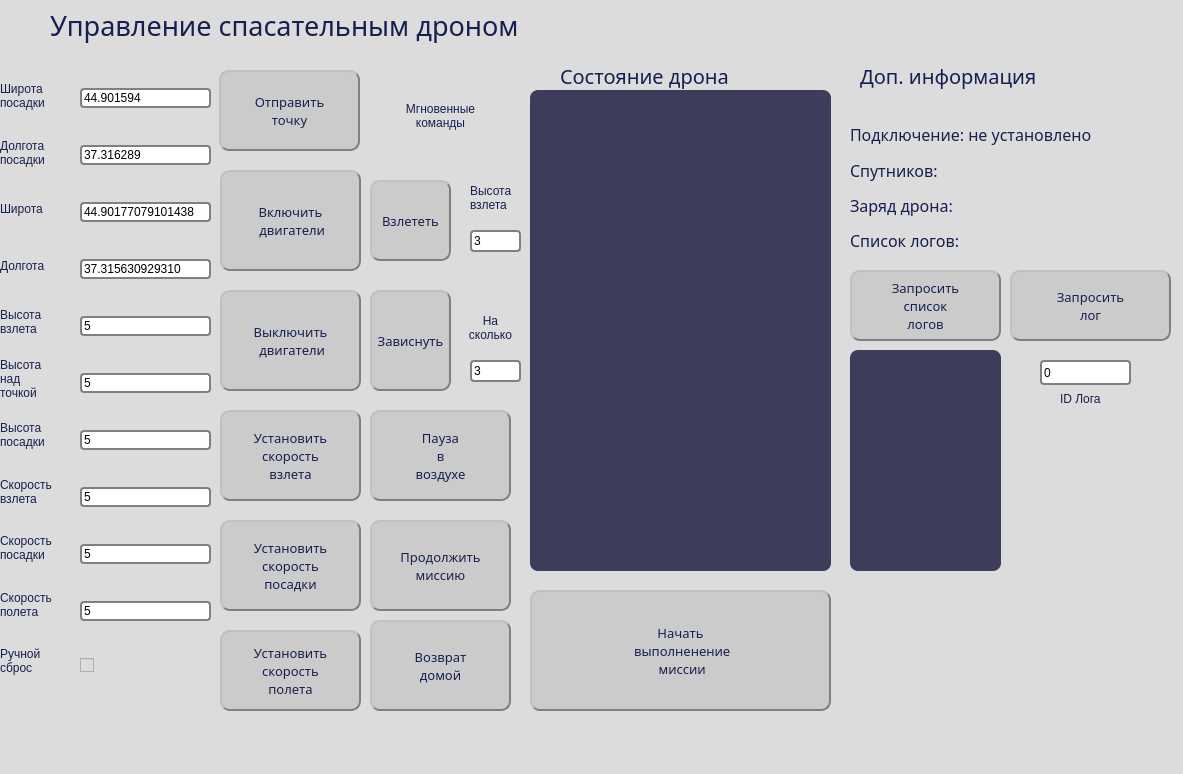
 <widget class="QMainWindow" name="MainWindow">
  <property name="geometry">
   <rect>
    <x>0</x>
    <y>0</y>
    <width>1183</width>
    <height>774</height>
   </rect>
  </property>
  <property name="windowTitle">
   <string>MainWindow</string>
  </property>
  <property name="styleSheet">
   <string notr="true">background-color:rgb(220, 220, 220);</string>
  </property>
  <widget class="QWidget" name="centralwidget">
   <widget class="QPushButton" name="Start">
    <property name="geometry">
     <rect>
      <x>530</x>
      <y>590</y>
      <width>301</width>
      <height>121</height>
     </rect>
    </property>
    <property name="font">
     <font>
      <family>Segoe UI Semibold</family>
      <pointsize>10</pointsize>
      <weight>50</weight>
      <italic>false</italic>
      <bold>false</bold>
     </font>
    </property>
    <property name="styleSheet">
     <string notr="true">QPushButton {
    background-color: rgb(203, 203, 203);
    border-style: outset;
    border-width: 2px;
    border-radius: 10px;
    border-color: gray;
	font: 10pt &quot;Segoe UI Semibold&quot;;
	color:rgb(23, 31, 79)
}
QPushButton::pressed {
    border-style: inset;
    
}
QPushButton::hover {
    
     background-color:rgb(156, 54, 55);
}</string>
    </property>
    <property name="text">
     <string>Начать 
 выполненение 
 миссии</string>
    </property>
   </widget>
   <widget class="QLabel" name="label_4">
    <property name="geometry">
     <rect>
      <x>560</x>
      <y>50</y>
      <width>241</width>
      <height>51</height>
     </rect>
    </property>
    <property name="font">
     <font>
      <family>Segoe UI Semibold</family>
      <pointsize>15</pointsize>
      <weight>50</weight>
      <italic>false</italic>
      <bold>false</bold>
     </font>
    </property>
    <property name="styleSheet">
     <string notr="true">QLabel{
font: 15pt &quot;Segoe UI Semibold&quot;;
	color:rgb(23, 31, 79)}</string>
    </property>
    <property name="text">
     <string>Состояние дрона</string>
    </property>
   </widget>
   <widget class="QLabel" name="label_5">
    <property name="geometry">
     <rect>
      <x>50</x>
      <y>0</y>
      <width>681</width>
      <height>51</height>
     </rect>
    </property>
    <property name="font">
     <font>
      <family>Segoe UI Semibold</family>
      <pointsize>20</pointsize>
      <weight>50</weight>
      <italic>false</italic>
      <bold>false</bold>
     </font>
    </property>
    <property name="styleSheet">
     <string notr="true">QLabel{
font: 20pt &quot;Segoe UI Semibold&quot;;
	color:rgb(23, 31, 79)}</string>
    </property>
    <property name="text">
     <string>Управление спасательным дроном</string>
    </property>
   </widget>
   <widget class="QLabel" name="label_6">
    <property name="geometry">
     <rect>
      <x>860</x>
      <y>50</y>
      <width>271</width>
      <height>51</height>
     </rect>
    </property>
    <property name="font">
     <font>
      <family>Segoe UI Semibold</family>
      <pointsize>15</pointsize>
      <weight>50</weight>
      <italic>false</italic>
      <bold>false</bold>
     </font>
    </property>
    <property name="styleSheet">
     <string notr="true">QLabel{
font: 15pt &quot;Segoe UI Semibold&quot;;
	color:rgb(23, 31, 79)}</string>
    </property>
    <property name="text">
     <string>Доп. информация</string>
    </property>
   </widget>
   <widget class="QLabel" name="log_list">
    <property name="geometry">
     <rect>
      <x>850</x>
      <y>350</y>
      <width>151</width>
      <height>221</height>
     </rect>
    </property>
    <property name="font">
     <font>
      <family>Yu Gothic UI Semibold</family>
      <pointsize>6</pointsize>
      <weight>75</weight>
      <bold>true</bold>
     </font>
    </property>
    <property name="styleSheet">
     <string notr="true">  QLabel {background-color: rgb(61, 60, 90);
border-radius: 8px;
color:rgb(164, 255, 16);
}</string>
    </property>
    <property name="text">
     <string/>
    </property>
    <property name="textFormat">
     <enum>Qt::AutoText</enum>
    </property>
    <property name="alignment">
     <set>Qt::AlignLeading|Qt::AlignLeft|Qt::AlignTop</set>
    </property>
   </widget>
   <widget class="QPushButton" name="log_request">
    <property name="geometry">
     <rect>
      <x>1010</x>
      <y>270</y>
      <width>161</width>
      <height>71</height>
     </rect>
    </property>
    <property name="font">
     <font>
      <family>Segoe UI Semibold</family>
      <pointsize>10</pointsize>
      <weight>50</weight>
      <italic>false</italic>
      <bold>false</bold>
     </font>
    </property>
    <property name="styleSheet">
     <string notr="true">QPushButton {
    background-color: rgb(203, 203, 203);
    border-style: outset;
    border-width: 2px;
    border-radius: 10px;
    border-color: gray;
	font: 10pt &quot;Segoe UI Semibold&quot;;
	color:rgb(23, 31, 79)
}
QPushButton::pressed {
    border-style: inset;
    
}
QPushButton::hover {
    
     background-color: rgb(158, 158, 158);
}</string>
    </property>
    <property name="text">
     <string>Запросить
лог</string>
    </property>
   </widget>
   <widget class="QLineEdit" name="log_id">
    <property name="geometry">
     <rect>
      <x>1040</x>
      <y>360</y>
      <width>91</width>
      <height>25</height>
     </rect>
    </property>
    <property name="styleSheet">
     <string notr="true">QLineEdit{background-color:rgb(255, 255, 255);
border-radius: 4px;
border:2px solid gray;
}</string>
    </property>
    <property name="text">
     <string>0</string>
    </property>
   </widget>
   <widget class="QLabel" name="label_11">
    <property name="geometry">
     <rect>
      <x>1060</x>
      <y>390</y>
      <width>81</width>
      <height>17</height>
     </rect>
    </property>
    <property name="styleSheet">
     <string notr="true">QLabel{
font: 9pt &quot;Segoe UI Semibold&quot;;
	color:rgb(23, 31, 79)}</string>
    </property>
    <property name="text">
     <string>ID Лога</string>
    </property>
   </widget>
   <widget class="QPushButton" name="log_list_request">
    <property name="geometry">
     <rect>
      <x>850</x>
      <y>270</y>
      <width>151</width>
      <height>71</height>
     </rect>
    </property>
    <property name="font">
     <font>
      <family>Segoe UI Semibold</family>
      <pointsize>10</pointsize>
      <weight>50</weight>
      <italic>false</italic>
      <bold>false</bold>
     </font>
    </property>
    <property name="styleSheet">
     <string notr="true">QPushButton {
    background-color: rgb(203, 203, 203);
    border-style: outset;
    border-width: 2px;
    border-radius: 10px;
    border-color: gray;
	font: 10pt &quot;Segoe UI Semibold&quot;;
	color:rgb(23, 31, 79)
}
QPushButton::pressed {
    border-style: inset;
    
}
QPushButton::hover {
    
     background-color: rgb(158, 158, 158);
}</string>
    </property>
    <property name="text">
     <string>Запросить
список
логов</string>
    </property>
   </widget>
   <widget class="QPlainTextEdit" name="status">
    <property name="geometry">
     <rect>
      <x>530</x>
      <y>90</y>
      <width>301</width>
      <height>481</height>
     </rect>
    </property>
    <property name="font">
     <font>
      <family>System</family>
      <pointsize>10</pointsize>
      <weight>75</weight>
      <bold>true</bold>
     </font>
    </property>
    <property name="styleSheet">
     <string notr="true">QPlainTextEdit {background-color: rgb(61, 60, 90);
color:rgb(164, 255, 16);
 border-radius: 8px;
}</string>
    </property>
    <property name="readOnly">
     <bool>true</bool>
    </property>
    <property name="plainText">
     <string/>
    </property>
   </widget>
   <widget class="QWidget" name="verticalLayoutWidget">
    <property name="geometry">
     <rect>
      <x>80</x>
      <y>50</y>
      <width>131</width>
      <height>661</height>
     </rect>
    </property>
    <layout class="QVBoxLayout" name="verticalLayout_2">
     <property name="spacing">
      <number>0</number>
     </property>
     <property name="topMargin">
      <number>1</number>
     </property>
     <property name="rightMargin">
      <number>0</number>
     </property>
     <property name="bottomMargin">
      <number>0</number>
     </property>
     <item>
      <widget class="QLineEdit" name="land_x">
       <property name="styleSheet">
        <string notr="true">QLineEdit{background-color:rgb(255, 255, 255);
border-radius: 4px;
border:2px solid gray;
}</string>
       </property>
       <property name="text">
        <string>44.901594</string>
       </property>
      </widget>
     </item>
     <item>
      <widget class="QLineEdit" name="land_y">
       <property name="styleSheet">
        <string notr="true">QLineEdit{background-color:rgb(255, 255, 255);
border-radius: 4px;
border:2px solid gray;
}</string>
       </property>
       <property name="text">
        <string>37.316289</string>
       </property>
      </widget>
     </item>
     <item>
      <widget class="QLineEdit" name="attitude">
       <property name="styleSheet">
        <string notr="true">QLineEdit{background-color:rgb(255, 255, 255);
border-radius: 4px;
border:2px solid gray;
}</string>
       </property>
       <property name="text">
        <string>44.90177079101438</string>
       </property>
      </widget>
     </item>
     <item>
      <widget class="QLineEdit" name="longtitude">
       <property name="styleSheet">
        <string notr="true">QLineEdit{background-color:rgb(255, 255, 255);
border-radius: 4px;
border:2px solid gray;
}</string>
       </property>
       <property name="text">
        <string>37.315630929310</string>
       </property>
      </widget>
     </item>
     <item>
      <widget class="QLineEdit" name="height_takeoff">
       <property name="styleSheet">
        <string notr="true">QLineEdit{background-color:rgb(255, 255, 255);
border-radius: 4px;
border:2px solid gray;
}</string>
       </property>
       <property name="text">
        <string>5</string>
       </property>
      </widget>
     </item>
     <item>
      <widget class="QLineEdit" name="height_point">
       <property name="styleSheet">
        <string notr="true">QLineEdit{background-color:rgb(255, 255, 255);
border-radius: 4px;
border:2px solid gray;
}</string>
       </property>
       <property name="text">
        <string>5</string>
       </property>
      </widget>
     </item>
     <item>
      <widget class="QLineEdit" name="height_land">
       <property name="styleSheet">
        <string notr="true">QLineEdit{background-color:rgb(255, 255, 255);
border-radius: 4px;
border:2px solid gray;
}</string>
       </property>
       <property name="text">
        <string>5</string>
       </property>
      </widget>
     </item>
     <item>
      <widget class="QLineEdit" name="takeoff_speed">
       <property name="styleSheet">
        <string notr="true">QLineEdit{background-color:rgb(255, 255, 255);
border-radius: 4px;
border:2px solid gray;
}</string>
       </property>
       <property name="text">
        <string>5</string>
       </property>
      </widget>
     </item>
     <item>
      <widget class="QLineEdit" name="land_speed">
       <property name="styleSheet">
        <string notr="true">QLineEdit{background-color:rgb(255, 255, 255);
border-radius: 4px;
border:2px solid gray;
}</string>
       </property>
       <property name="text">
        <string>5</string>
       </property>
      </widget>
     </item>
     <item>
      <widget class="QLineEdit" name="fly_speed">
       <property name="styleSheet">
        <string notr="true">QLineEdit{background-color:rgb(255, 255, 255);
border-radius: 4px;
border:2px solid gray;
}</string>
       </property>
       <property name="text">
        <string>5</string>
       </property>
      </widget>
     </item>
     <item>
      <widget class="QCheckBox" name="manual_drop">
       <property name="layoutDirection">
        <enum>Qt::LeftToRight</enum>
       </property>
       <property name="text">
        <string/>
       </property>
      </widget>
     </item>
    </layout>
   </widget>
   <widget class="QPushButton" name="SendPoint">
    <property name="geometry">
     <rect>
      <x>219</x>
      <y>70</y>
      <width>141</width>
      <height>81</height>
     </rect>
    </property>
    <property name="font">
     <font>
      <family>Segoe UI Semibold</family>
      <pointsize>10</pointsize>
      <weight>50</weight>
      <italic>false</italic>
      <bold>false</bold>
     </font>
    </property>
    <property name="styleSheet">
     <string notr="true">QPushButton {
    background-color: rgb(203, 203, 203);
    border-style: outset;
    border-width: 2px;
    border-radius: 10px;
    border-color: gray;
	font: 10pt &quot;Segoe UI Semibold&quot;;
	color:rgb(23, 31, 79)
}
QPushButton::pressed {
    border-style: inset;
    
}
QPushButton::hover {
    
     background-color: rgb(158, 158, 158);
}</string>
    </property>
    <property name="text">
     <string>Отправить
точку</string>
    </property>
   </widget>
   <widget class="QWidget" name="verticalLayoutWidget_3">
    <property name="geometry">
     <rect>
      <x>850</x>
      <y>120</y>
      <width>311</width>
      <height>135</height>
     </rect>
    </property>
    <layout class="QVBoxLayout" name="verticalLayout_4">
     <item>
      <widget class="QLabel" name="connection">
       <property name="font">
        <font>
         <family>Segoe UI Semibold</family>
         <pointsize>12</pointsize>
         <weight>50</weight>
         <italic>false</italic>
         <bold>false</bold>
        </font>
       </property>
       <property name="styleSheet">
        <string notr="true">QLabel{
font: 12pt &quot;Segoe UI Semibold&quot;;
	color:rgb(23, 31, 79)}</string>
       </property>
       <property name="text">
        <string>Подключение: не установлено</string>
       </property>
      </widget>
     </item>
     <item>
      <widget class="QLabel" name="sattelites">
       <property name="font">
        <font>
         <family>Segoe UI Semibold</family>
         <pointsize>12</pointsize>
         <weight>50</weight>
         <italic>false</italic>
         <bold>false</bold>
        </font>
       </property>
       <property name="styleSheet">
        <string notr="true">QLabel{
font: 12pt &quot;Segoe UI Semibold&quot;;
	color:rgb(23, 31, 79)}</string>
       </property>
       <property name="text">
        <string>Спутников:</string>
       </property>
      </widget>
     </item>
     <item>
      <widget class="QLabel" name="battery">
       <property name="font">
        <font>
         <family>Segoe UI Semibold</family>
         <pointsize>12</pointsize>
         <weight>50</weight>
         <italic>false</italic>
         <bold>false</bold>
        </font>
       </property>
       <property name="styleSheet">
        <string notr="true">QLabel{
font: 12pt &quot;Segoe UI Semibold&quot;;
	color:rgb(23, 31, 79)}</string>
       </property>
       <property name="text">
        <string>Заряд дрона:</string>
       </property>
      </widget>
     </item>
     <item>
      <widget class="QLabel" name="logs">
       <property name="font">
        <font>
         <family>Segoe UI Semibold</family>
         <pointsize>12</pointsize>
         <weight>50</weight>
         <italic>false</italic>
         <bold>false</bold>
        </font>
       </property>
       <property name="styleSheet">
        <string notr="true">QLabel{
font: 12pt &quot;Segoe UI Semibold&quot;;
	color:rgb(23, 31, 79)}</string>
       </property>
       <property name="text">
        <string>Список логов:</string>
       </property>
      </widget>
     </item>
    </layout>
   </widget>
   <widget class="QPushButton" name="set_takeoff_speed">
    <property name="geometry">
     <rect>
      <x>220</x>
      <y>410</y>
      <width>141</width>
      <height>91</height>
     </rect>
    </property>
    <property name="font">
     <font>
      <family>Segoe UI Semibold</family>
      <pointsize>10</pointsize>
      <weight>50</weight>
      <italic>false</italic>
      <bold>false</bold>
     </font>
    </property>
    <property name="styleSheet">
     <string notr="true">QPushButton {
    background-color: rgb(203, 203, 203);
    border-style: outset;
    border-width: 2px;
    border-radius: 10px;
    border-color: gray;
	font: 10pt &quot;Segoe UI Semibold&quot;;
	color:rgb(23, 31, 79)
}
QPushButton::pressed {
    border-style: inset;
    
}
QPushButton::hover {
    
     background-color: rgb(158, 158, 158);
}</string>
    </property>
    <property name="text">
     <string>Установить
скорость
взлета</string>
    </property>
   </widget>
   <widget class="QPushButton" name="set_land_speed">
    <property name="geometry">
     <rect>
      <x>220</x>
      <y>520</y>
      <width>141</width>
      <height>91</height>
     </rect>
    </property>
    <property name="font">
     <font>
      <family>Segoe UI Semibold</family>
      <pointsize>10</pointsize>
      <weight>50</weight>
      <italic>false</italic>
      <bold>false</bold>
     </font>
    </property>
    <property name="styleSheet">
     <string notr="true">QPushButton {
    background-color: rgb(203, 203, 203);
    border-style: outset;
    border-width: 2px;
    border-radius: 10px;
    border-color: gray;
	font: 10pt &quot;Segoe UI Semibold&quot;;
	color:rgb(23, 31, 79)
}
QPushButton::pressed {
    border-style: inset;
    
}
QPushButton::hover {
    
     background-color: rgb(158, 158, 158);
}</string>
    </property>
    <property name="text">
     <string>Установить
скорость
посадки</string>
    </property>
   </widget>
   <widget class="QPushButton" name="set_fly_speed">
    <property name="geometry">
     <rect>
      <x>220</x>
      <y>630</y>
      <width>141</width>
      <height>81</height>
     </rect>
    </property>
    <property name="font">
     <font>
      <family>Segoe UI Semibold</family>
      <pointsize>10</pointsize>
      <weight>50</weight>
      <italic>false</italic>
      <bold>false</bold>
     </font>
    </property>
    <property name="styleSheet">
     <string notr="true">QPushButton {
    background-color: rgb(203, 203, 203);
    border-style: outset;
    border-width: 2px;
    border-radius: 10px;
    border-color: gray;
	font: 10pt &quot;Segoe UI Semibold&quot;;
	color:rgb(23, 31, 79)
}
QPushButton::pressed {
    border-style: inset;
    
}
QPushButton::hover {
    
     background-color: rgb(158, 158, 158);
}</string>
    </property>
    <property name="text">
     <string>Установить
скорость
полета</string>
    </property>
   </widget>
   <widget class="QPushButton" name="Disarm">
    <property name="geometry">
     <rect>
      <x>220</x>
      <y>290</y>
      <width>141</width>
      <height>101</height>
     </rect>
    </property>
    <property name="font">
     <font>
      <family>Segoe UI Semibold</family>
      <pointsize>10</pointsize>
      <weight>50</weight>
      <italic>false</italic>
      <bold>false</bold>
     </font>
    </property>
    <property name="styleSheet">
     <string notr="true">QPushButton {
    background-color: rgb(203, 203, 203);
    border-style: outset;
    border-width: 2px;
    border-radius: 10px;
    border-color: gray;
	font: 10pt &quot;Segoe UI Semibold&quot;;
	color:rgb(23, 31, 79)
}
QPushButton::pressed {
    border-style: inset;
    
}
QPushButton::hover {
    
     background-color: rgb(158, 158, 158);
}</string>
    </property>
    <property name="text">
     <string>Выключить 
 двигатели</string>
    </property>
   </widget>
   <widget class="QPushButton" name="Arm">
    <property name="geometry">
     <rect>
      <x>220</x>
      <y>170</y>
      <width>141</width>
      <height>101</height>
     </rect>
    </property>
    <property name="font">
     <font>
      <family>Segoe UI Semibold</family>
      <pointsize>10</pointsize>
      <weight>50</weight>
      <italic>false</italic>
      <bold>false</bold>
     </font>
    </property>
    <property name="styleSheet">
     <string notr="true">QPushButton {
    background-color: rgb(203, 203, 203);
    border-style: outset;
    border-width: 2px;
    border-radius: 10px;
    border-color: gray;
	font: 10pt &quot;Segoe UI Semibold&quot;;
	color:rgb(23, 31, 79)
}
QPushButton::pressed {
    border-style: inset;
    
}
QPushButton::hover {
    
     background-color: rgb(158, 158, 158);
}</string>
    </property>
    <property name="text">
     <string>Включить 
 двигатели</string>
    </property>
   </widget>
   <widget class="QLabel" name="label_15">
    <property name="geometry">
     <rect>
      <x>970</x>
      <y>540</y>
      <width>201</width>
      <height>211</height>
     </rect>
    </property>
    <property name="accessibleName">
     <string/>
    </property>
    <property name="styleSheet">
     <string notr="true">QLabel{background-image:url(ipu.png);}</string>
    </property>
    <property name="text">
     <string/>
    </property>
    <property name="pixmap">
     <pixmap>C:/Users/kokak/Desktop/build-anapa_drone_gui-Desktop_Qt_5_12_8_MinGW_64_bit-Debug/debug/ipu.png</pixmap>
    </property>
   </widget>
   <widget class="QWidget" name="verticalLayoutWidget_2">
    <property name="geometry">
     <rect>
      <x>0</x>
      <y>50</y>
      <width>71</width>
      <height>661</height>
     </rect>
    </property>
    <layout class="QVBoxLayout" name="verticalLayout">
     <property name="spacing">
      <number>0</number>
     </property>
     <property name="topMargin">
      <number>18</number>
     </property>
     <property name="bottomMargin">
      <number>22</number>
     </property>
     <item>
      <widget class="QLabel" name="label_7">
       <property name="styleSheet">
        <string notr="true">QLabel{
font: 9pt &quot;Segoe UI Semibold&quot;;
	color:rgb(23, 31, 79)}</string>
       </property>
       <property name="text">
        <string>Широта
посадки</string>
       </property>
      </widget>
     </item>
     <item>
      <widget class="QLabel" name="label_8">
       <property name="styleSheet">
        <string notr="true">QLabel{
font: 9pt &quot;Segoe UI Semibold&quot;;
	color:rgb(23, 31, 79)}</string>
       </property>
       <property name="text">
        <string>Долгота
посадки</string>
       </property>
      </widget>
     </item>
     <item>
      <widget class="QLabel" name="label">
       <property name="styleSheet">
        <string notr="true">QLabel{
font: 9pt &quot;Segoe UI Semibold&quot;;
	color:rgb(23, 31, 79)}</string>
       </property>
       <property name="text">
        <string>Широта</string>
       </property>
      </widget>
     </item>
     <item>
      <widget class="QLabel" name="label_2">
       <property name="styleSheet">
        <string notr="true">QLabel{
font: 9pt &quot;Segoe UI Semibold&quot;;
	color:rgb(23, 31, 79)}</string>
       </property>
       <property name="text">
        <string>Долгота</string>
       </property>
      </widget>
     </item>
     <item>
      <widget class="QLabel" name="label_3">
       <property name="styleSheet">
        <string notr="true">QLabel{
font: 9pt &quot;Segoe UI Semibold&quot;;
	color:rgb(23, 31, 79)}</string>
       </property>
       <property name="text">
        <string>Высота
взлета</string>
       </property>
      </widget>
     </item>
     <item>
      <widget class="QLabel" name="label_9">
       <property name="styleSheet">
        <string notr="true">QLabel{
font: 9pt &quot;Segoe UI Semibold&quot;;
	color:rgb(23, 31, 79)}</string>
       </property>
       <property name="text">
        <string>Высота
над
точкой</string>
       </property>
      </widget>
     </item>
     <item>
      <widget class="QLabel" name="label_10">
       <property name="styleSheet">
        <string notr="true">QLabel{
font: 9pt &quot;Segoe UI Semibold&quot;;
	color:rgb(23, 31, 79)}</string>
       </property>
       <property name="text">
        <string>Высота
посадки</string>
       </property>
      </widget>
     </item>
     <item>
      <widget class="QLabel" name="label_12">
       <property name="styleSheet">
        <string notr="true">QLabel{
font: 9pt &quot;Segoe UI Semibold&quot;;
	color:rgb(23, 31, 79)}</string>
       </property>
       <property name="text">
        <string>Скорость
взлета</string>
       </property>
      </widget>
     </item>
     <item>
      <widget class="QLabel" name="label_13">
       <property name="styleSheet">
        <string notr="true">QLabel{
font: 9pt &quot;Segoe UI Semibold&quot;;
	color:rgb(23, 31, 79)}</string>
       </property>
       <property name="text">
        <string>Скорость
посадки</string>
       </property>
      </widget>
     </item>
     <item>
      <widget class="QLabel" name="label_14">
       <property name="styleSheet">
        <string notr="true">QLabel{
font: 9pt &quot;Segoe UI Semibold&quot;;
	color:rgb(23, 31, 79)}</string>
       </property>
       <property name="text">
        <string>Скорость
полета</string>
       </property>
      </widget>
     </item>
     <item>
      <widget class="QLabel" name="label_16">
       <property name="styleSheet">
        <string notr="true">QLabel{
font: 9pt &quot;Segoe UI Semibold&quot;;
	color:rgb(23, 31, 79)}</string>
       </property>
       <property name="text">
        <string>Ручной
сброс</string>
       </property>
      </widget>
     </item>
    </layout>
   </widget>
   <widget class="QPushButton" name="takeoff">
    <property name="geometry">
     <rect>
      <x>370</x>
      <y>180</y>
      <width>81</width>
      <height>81</height>
     </rect>
    </property>
    <property name="font">
     <font>
      <family>Segoe UI Semibold</family>
      <pointsize>10</pointsize>
      <weight>50</weight>
      <italic>false</italic>
      <bold>false</bold>
     </font>
    </property>
    <property name="styleSheet">
     <string notr="true">QPushButton {
    background-color: rgb(203, 203, 203);
    border-style: outset;
    border-width: 2px;
    border-radius: 10px;
    border-color: gray;
	font: 10pt &quot;Segoe UI Semibold&quot;;
	color:rgb(23, 31, 79)
}
QPushButton::pressed {
    border-style: inset;
    
}
QPushButton::hover {
    
     background-color: rgb(158, 158, 158);
}</string>
    </property>
    <property name="text">
     <string>Взлететь</string>
    </property>
   </widget>
   <widget class="QPushButton" name="Hold_time">
    <property name="geometry">
     <rect>
      <x>370</x>
      <y>290</y>
      <width>81</width>
      <height>101</height>
     </rect>
    </property>
    <property name="font">
     <font>
      <family>Segoe UI Semibold</family>
      <pointsize>10</pointsize>
      <weight>50</weight>
      <italic>false</italic>
      <bold>false</bold>
     </font>
    </property>
    <property name="styleSheet">
     <string notr="true">QPushButton {
    background-color: rgb(203, 203, 203);
    border-style: outset;
    border-width: 2px;
    border-radius: 10px;
    border-color: gray;
	font: 10pt &quot;Segoe UI Semibold&quot;;
	color:rgb(23, 31, 79)
}
QPushButton::pressed {
    border-style: inset;
    
}
QPushButton::hover {
    
     background-color: rgb(158, 158, 158);
}</string>
    </property>
    <property name="text">
     <string>Зависнуть</string>
    </property>
   </widget>
   <widget class="QPushButton" name="Pause">
    <property name="geometry">
     <rect>
      <x>370</x>
      <y>410</y>
      <width>141</width>
      <height>91</height>
     </rect>
    </property>
    <property name="font">
     <font>
      <family>Segoe UI Semibold</family>
      <pointsize>10</pointsize>
      <weight>50</weight>
      <italic>false</italic>
      <bold>false</bold>
     </font>
    </property>
    <property name="styleSheet">
     <string notr="true">QPushButton {
    background-color: rgb(203, 203, 203);
    border-style: outset;
    border-width: 2px;
    border-radius: 10px;
    border-color: gray;
	font: 10pt &quot;Segoe UI Semibold&quot;;
	color:rgb(23, 31, 79)
}
QPushButton::pressed {
    border-style: inset;
    
}
QPushButton::hover {
    
     background-color: rgb(158, 158, 158);
}</string>
    </property>
    <property name="text">
     <string>Пауза
в
воздухе</string>
    </property>
   </widget>
   <widget class="QPushButton" name="return_to_home">
    <property name="geometry">
     <rect>
      <x>370</x>
      <y>620</y>
      <width>141</width>
      <height>91</height>
     </rect>
    </property>
    <property name="font">
     <font>
      <family>Segoe UI Semibold</family>
      <pointsize>10</pointsize>
      <weight>50</weight>
      <italic>false</italic>
      <bold>false</bold>
     </font>
    </property>
    <property name="styleSheet">
     <string notr="true">QPushButton {
    background-color: rgb(203, 203, 203);
    border-style: outset;
    border-width: 2px;
    border-radius: 10px;
    border-color: gray;
	font: 10pt &quot;Segoe UI Semibold&quot;;
	color:rgb(23, 31, 79)
}
QPushButton::pressed {
    border-style: inset;
    
}
QPushButton::hover {
    
     background-color: rgb(158, 158, 158);
}</string>
    </property>
    <property name="text">
     <string>Возврат
домой</string>
    </property>
   </widget>
   <widget class="QLineEdit" name="takeoff_height">
    <property name="geometry">
     <rect>
      <x>470</x>
      <y>230</y>
      <width>51</width>
      <height>22</height>
     </rect>
    </property>
    <property name="styleSheet">
     <string notr="true">QLineEdit{background-color:rgb(255, 255, 255);
border-radius: 4px;
border:2px solid gray;
}</string>
    </property>
    <property name="text">
     <string>3</string>
    </property>
   </widget>
   <widget class="QLabel" name="label_17">
    <property name="geometry">
     <rect>
      <x>470</x>
      <y>170</y>
      <width>51</width>
      <height>56</height>
     </rect>
    </property>
    <property name="styleSheet">
     <string notr="true">QLabel{
font: 9pt &quot;Segoe UI Semibold&quot;;
	color:rgb(23, 31, 79)}</string>
    </property>
    <property name="text">
     <string>Высота
взлета</string>
    </property>
   </widget>
   <widget class="QLineEdit" name="time_of_holdng">
    <property name="geometry">
     <rect>
      <x>470</x>
      <y>360</y>
      <width>51</width>
      <height>22</height>
     </rect>
    </property>
    <property name="styleSheet">
     <string notr="true">QLineEdit{background-color:rgb(255, 255, 255);
border-radius: 4px;
border:2px solid gray;
}</string>
    </property>
    <property name="text">
     <string>3</string>
    </property>
   </widget>
   <widget class="QLabel" name="label_18">
    <property name="geometry">
     <rect>
      <x>460</x>
      <y>300</y>
      <width>61</width>
      <height>56</height>
     </rect>
    </property>
    <property name="layoutDirection">
     <enum>Qt::LeftToRight</enum>
    </property>
    <property name="styleSheet">
     <string notr="true">QLabel{
font: 9pt &quot;Segoe UI Semibold&quot;;
	color:rgb(23, 31, 79)}</string>
    </property>
    <property name="text">
     <string>На
сколько</string>
    </property>
    <property name="alignment">
     <set>Qt::AlignCenter</set>
    </property>
   </widget>
   <widget class="QLabel" name="label_19">
    <property name="geometry">
     <rect>
      <x>380</x>
      <y>70</y>
      <width>121</width>
      <height>91</height>
     </rect>
    </property>
    <property name="styleSheet">
     <string notr="true">QLabel{
font: 10pt &quot;Segoe UI Semibold&quot;;
	color:rgb(23, 31, 79)}</string>
    </property>
    <property name="text">
     <string>Мгновенные
команды</string>
    </property>
    <property name="alignment">
     <set>Qt::AlignCenter</set>
    </property>
   </widget>
   <widget class="QPushButton" name="continue_mission">
    <property name="geometry">
     <rect>
      <x>370</x>
      <y>520</y>
      <width>141</width>
      <height>91</height>
     </rect>
    </property>
    <property name="font">
     <font>
      <family>Segoe UI Semibold</family>
      <pointsize>10</pointsize>
      <weight>50</weight>
      <italic>false</italic>
      <bold>false</bold>
     </font>
    </property>
    <property name="styleSheet">
     <string notr="true">QPushButton {
    background-color: rgb(203, 203, 203);
    border-style: outset;
    border-width: 2px;
    border-radius: 10px;
    border-color: gray;
	font: 10pt &quot;Segoe UI Semibold&quot;;
	color:rgb(23, 31, 79)
}
QPushButton::pressed {
    border-style: inset;
    
}
QPushButton::hover {
    
     background-color: rgb(158, 158, 158);
}</string>
    </property>
    <property name="text">
     <string>Продолжить
миссию</string>
    </property>
   </widget>
   <zorder>label_15</zorder>
   <zorder>Start</zorder>
   <zorder>label_4</zorder>
   <zorder>label_5</zorder>
   <zorder>label_6</zorder>
   <zorder>log_list</zorder>
   <zorder>log_request</zorder>
   <zorder>log_id</zorder>
   <zorder>label_11</zorder>
   <zorder>log_list_request</zorder>
   <zorder>status</zorder>
   <zorder>verticalLayoutWidget</zorder>
   <zorder>SendPoint</zorder>
   <zorder>verticalLayoutWidget_3</zorder>
   <zorder>set_takeoff_speed</zorder>
   <zorder>set_land_speed</zorder>
   <zorder>set_fly_speed</zorder>
   <zorder>Disarm</zorder>
   <zorder>Arm</zorder>
   <zorder>verticalLayoutWidget_2</zorder>
   <zorder>takeoff</zorder>
   <zorder>Hold_time</zorder>
   <zorder>Pause</zorder>
   <zorder>return_to_home</zorder>
   <zorder>takeoff_height</zorder>
   <zorder>label_17</zorder>
   <zorder>time_of_holdng</zorder>
   <zorder>label_18</zorder>
   <zorder>label_19</zorder>
   <zorder>continue_mission</zorder>
  </widget>
  <widget class="QMenuBar" name="menubar">
   <property name="geometry">
    <rect>
     <x>0</x>
     <y>0</y>
     <width>1183</width>
     <height>26</height>
    </rect>
   </property>
  </widget>
  <widget class="QStatusBar" name="statusbar"/>
  <action name="action">
   <property name="text">
    <string>Настройка</string>
   </property>
  </action>
 </widget>
